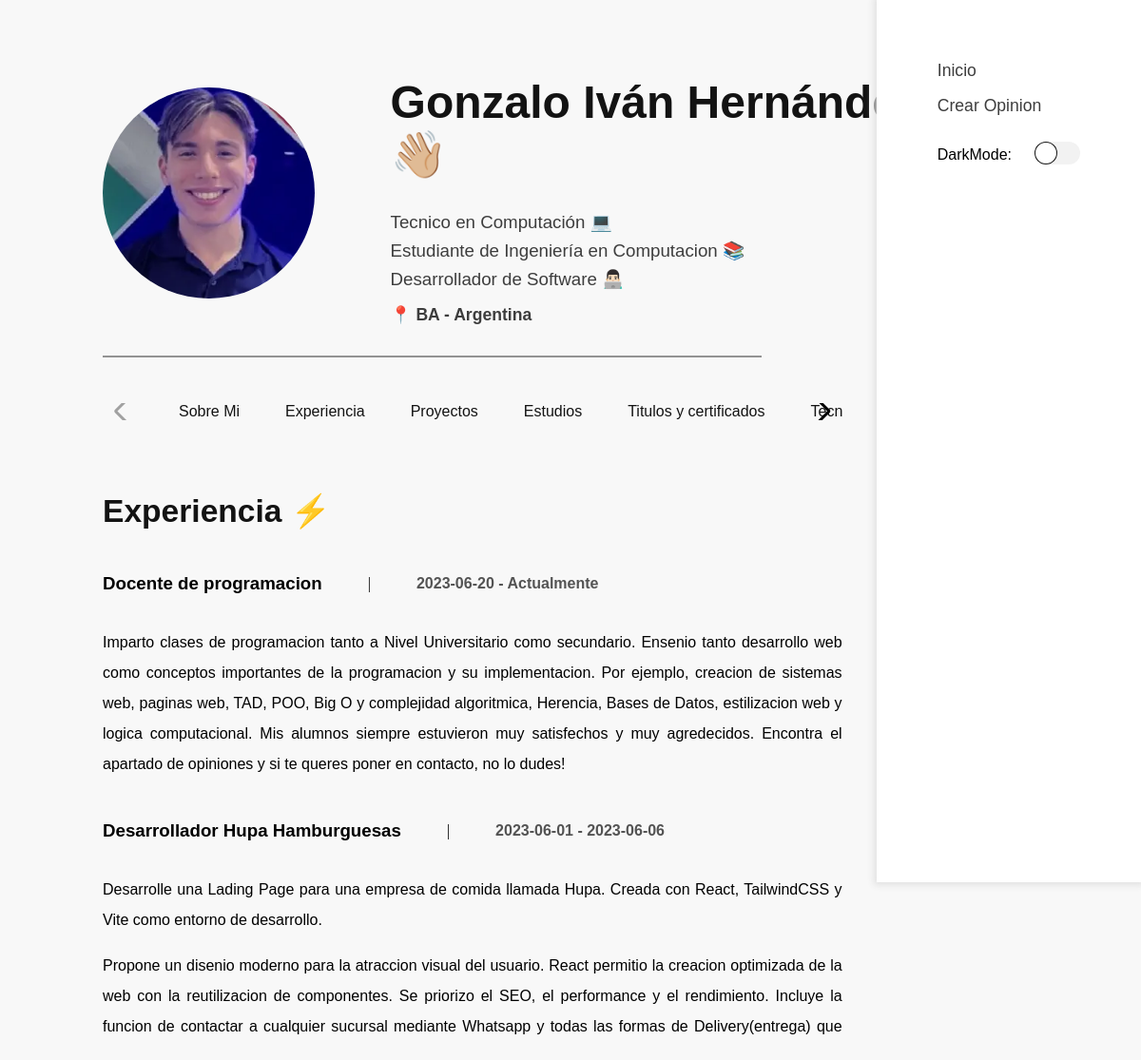
The page /experiencia on the database its author committed.
### tables this page shows
CREATE TABLE experiencia(
   id int NOT NULL AUTO_INCREMENT,
   nombre varchar(50),
   descripcion TEXT,
    fechaInicio DATE,
    fechaFin DATE,
    PRIMARY KEY(id)
);

### controllers/ExperienciaController.php (called while the page is built, shortened)
<?php
class ExperienciaController{
    public static function index(Router $router){
        $experiencias = Experiencia::allXCol("DESC","fechaInicio");
        $router->render('experiencia/index',[
            'titulo'=>"Experiencia",
            'experiencias' =>$experiencias ?? []
        ]);
    }
}

### public/index.php (called while the page is built, shortened)
<?php
$router = new Router();
$router->get("/",[IndexController::class,"index"]);
$router->get("/experiencia",[ExperienciaController::class,"index"]);
$router->get("/estudios",[EstudiosController::class,"index"]);
$router->get("/titulos",[TitulosController::class,"index"]);
$router->get('/proyectos',[ProyectosController::class,"index"]);
$router->get('/tecnologias',[TecnologiasController::class,"index"]);
$router->comprobarRutas();

### models/ActiveRecord.php (called while the page is built, shortened)
<?php
class ActiveRecord {
    protected static $db;
    protected static $tabla = '';
    public static function setDB($database) {
        self::$db = $database;
    }
    public static function allXCol($order = 'DESC',$columna = "") {
        $query = "SELECT * FROM " . static::$tabla . " ORDER BY {$columna} {$order}";
        $resultado = self::consultarSQL($query);
        return $resultado;
    }
    public static function consultarSQL($query) {
        $resultado = self::$db->query($query);
        $array = [];
        while($registro = $resultado->fetch_assoc()) {
            $array[] = static::crearObjeto($registro);
        }
        return $array;
    }
    protected static function crearObjeto($registro) {
        $objeto = new static;
        foreach($registro as $key => $value ) {
            if(property_exists( $objeto, $key  )) {
                $objeto->$key = $value;
            }
        }
        return $objeto;
    }
}

### includes/funciones.php (called while the page is built, shortened)
<?php
function partirParrafo($texto) : array{
    $parrafos = preg_split('/\n{2,}/', $texto);
    $arreglo = [];
    foreach ($parrafos as $parrafo) {
        $arreglo[] = $parrafo;
    }
    return $arreglo;
}
function sanitizar($variable) :string{
    return htmlspecialchars($variable);
}

### views/experiencia/index.php (the view)
<section class="seccion container">
    <div class="seccion__titulo">
        <h2>Experiencia ⚡</h2>
    </div>
    <?php foreach ($experiencias as $key => $experiencia) : ?>
        <div class="seccion__subtitulo">
            <div class="seccion__row">
                <h3><?php echo sanitizar( $experiencia->nombre) ?? ''; ?>  </h3>|
                <p class="seccion__row-subdata"><?php echo sanitizar( $experiencia->fechaInicio) ?? ''; ?> - <?php echo $experiencia->fechaFin ?? "Actualmente"; ?></p>
            </div>
            <div class="seccion__texto">
                <?php
                    $parrafos = partirParrafo(sanitizar($experiencia->descripcion));
                ?>
                <div class="seccion__parrafo">
                        <?php foreach ($parrafos as $key => $parrafo) : ?>
                            <p><?php echo $parrafos[$key] ?></p>
                        <?php endforeach; ?>
                    </div>
            </div>
        </div>
    <?php endforeach; ?>
</section>

### public/build/css/app.css (style rules this page uses)
body { background-color:#f8f8f8;padding:2rem 0;margin:0 }
:after,:before { margin:0;padding:0 }
a,button,h1,h2,h3,h4,h5,h6,input,label,p,small,span,textarea,ul { font-family:Poppins,sans-serif }
.container { max-width:60%;margin:0 auto }
@media (min-width:768px) { .container { max-width:70%;margin:0 auto } }
@media (min-width:1024px) { .container { max-width:80%;margin:0 auto } }
.seccion { overflow-y:scroll;max-height:1000px }
@media (min-width:768px) { .seccion { max-height:700px } }
.seccion__titulo { font-size:1.4rem;color:#131313 }
.seccion__row { display:flex;align-items:center;gap:3rem }
.seccion__row-subdata { color:#535353;font-weight:600 }
.seccion__texto { text-align:justify;width:90% }
.seccion__parrafo { line-height:2rem;height:200px;overflow:hidden;transition:height .4s ease }

### rows shown on the page
experiencia: nombre "Docente de programacion", fechaInicio "2023-06-20", fechaFin "Actualmente", descripcion "Imparto clases de programacion tanto a Nivel Universitario como secundario. Ensenio tanto desarrollo web como conceptos importantes de la programacion y su implementacion. Por ejemplo, creacion de sistemas web, paginas web, TAD, POO, Big O y complejidad algoritmica, Herencia, Bases de Datos, estilizacion web y logica computacional. Mis alumnos siempre estuvieron muy satisfechos y muy agredecidos. Encontra el apartado de opiniones y si te queres poner en contacto, no lo dudes!"
experiencia: nombre "Desarrollador Hupa Hamburguesas", fechaInicio "2023-06-01", fechaFin "2023-06-06", descripcion "Desarrolle una Lading Page para una empresa de comida llamada Hupa. Creada con React, TailwindCSS y Vite como entorno de desarrollo.", descripcion "Propone un disenio moderno para la atraccion visual del usuario. React permitio la creacion optimizada de la web con la reutilizacion de componentes. Se priorizo el SEO, el performance y el rendimiento. Incluye la funcion de contactar a cualquier sucursal mediante Whatsapp y todas las formas de Delivery(entrega) que…"
